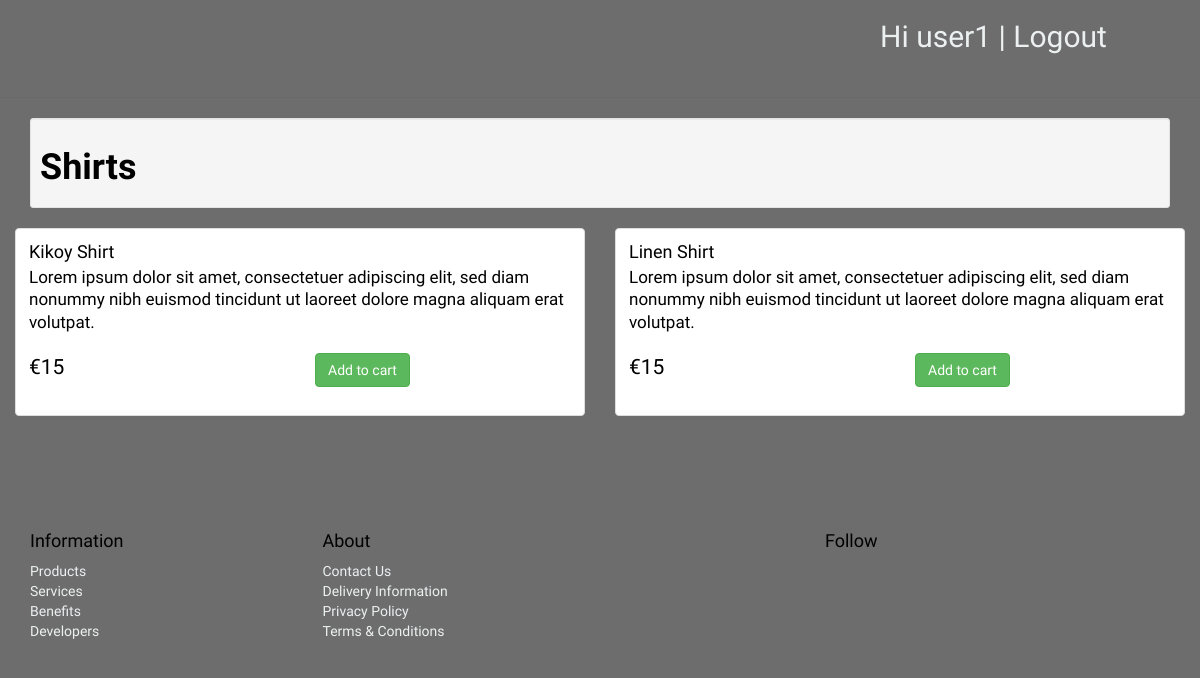
The app's page /ExchangeShop/productList.php?id=CLOTHING01&name=Shirts (signed in) with its own data.
### tables this page shows
CREATE TABLE IF NOT EXISTS `users` (
`user_id` INT( 5 ) NOT NULL AUTO_INCREMENT PRIMARY KEY ,
`username` VARCHAR( 25 ) NOT NULL ,
`email` VARCHAR( 35 ) NOT NULL ,
`password` VARCHAR( 50 ) NOT NULL ,
UNIQUE (`email`)
);

CREATE TABLE IF NOT EXISTS products(id VARCHAR(10) NOT NULL, subCategoryID VARCHAR(10) NOT NULL, name VARCHAR(20) NOT NULL, description TEXT NOT NULL,
		price int NOT NULL, supplierID int NOT NULL, PRIMARY KEY (id) );

### ExchangeShop/productList.php (the view, shortened to what this page needs)
<?php
if(isset($_SESSION['user'])!="")
{
    $res=mysql_query("SELECT * FROM users WHERE user_id=".$_SESSION['user']);
    $userRow=mysql_fetch_array($res);
}
?>
<!DOCTYPE html>
<html lang="en">
<head>
    <link href="css/bootstrap.min.css" rel="stylesheet">
    <link href="css/4-col-portfolio.css" rel="stylesheet">
    <link href="css/styles2.css" rel="stylesheet">
    <link href="css/style1.css" rel="stylesheet">
</head>
<body>
    <nav id="topNav" class="navbar navbar-default navbar-fixed-top">
                        <div id="wrap">
                        <div id="regbar">
                        <div id="navthing">
                            <h2><a href="userProfile.html">Hi <?php echo $userRow['username']; ?> | <a href="signout.php">Logout</a></h2>
                                </div>
                              </div>
                            </div>
    </nav>
            <?php
                $con = new mysqli(SERVER, USER, PASS, DB) or die("Unable to connect, please try again later.");
                $scatID = $_GET["id"];
                $scatname = $_GET["name"];
                $sql = "SELECT * FROM products";
                $result = $con->query($sql);
                echo '<div class="container">
                        <div class="well well-sm">
                            <div id="heading2">
                             <h1> <b>'.$scatname.'</b></h1>
                            </div>
                        </div>';
                echo '<div id="products" class="row list-group">';
                echo '<div class="row">';
            if(($result->num_rows > 0)){
                while($row = mysqli_fetch_array($result))
                {
                    if ($row['subCategoryID']== $scatID){
                        echo '<div class="item  col-xs-6">
                                <div class="thumbnail">
                                    <img class="group list-group-image" src="'.$row["name"].'" alt="" />
                                        <div class="caption">
                                            <h4 class="group inner list-group-item-heading">'.$row["name"].'</h4>
                                            <p class="group inner list-group-item-text">'.$row["description"].'</p><br>
                                            <div class="row">
                                            <div class="col-xs-12 col-md-6">
                                                <p class="lead">€'.$row["price"].'</p>
                                            </div>
                                            <div class="col-xs-12 col-md-6">
                                                <a class="btn btn-success" href="productpage.php?id='.$row["id"].'&name='.$row["name"].'">Add to cart</a>
                                            </div>
                                        </div>
                                    </div>
                                </div>
                             </div>';
                    }
                }
                echo "</div>";
            }
            else {
                    echo "<br>No categories found";
                }
            ?>
        </div>
    </div>
        <footer id="footer">
        <div class="container-fluid">
            <div class="row">
                <div class="col-xs-6 col-sm-3 column">
                    <h4>Information</h4>
                    <ul class="list-unstyled">
                        <li><a href="">Products</a></li>
                        <li><a href="">Services</a></li>
                        <li><a href="">Benefits</a></li>
                        <li><a href="">Developers</a></li>
                    </ul>
                </div>
                <div class="col-xs-6 col-sm-3 column">
                    <h4>About</h4>
                    <ul class="list-unstyled">
                        <li><a href="#">Contact Us</a></li>
                        <li><a href="#">Delivery Information</a></li>
                        <li><a href="#">Privacy Policy</a></li>
                        <li><a href="#">Terms &amp; Conditions</a></li>
                    </ul>
                </div>
                <div class="col-xs-12 col-sm-3 text-right">
                    <h4>Follow</h4>
                    <ul class="list-inline">
                      <li><a rel="nofollow" href="" title="Twitter"><i class="icon-lg ion-social-twitter-outline"></i></a>&nbsp;</li>
                      <li><a rel="nofollow" href="" title="Facebook"><i class="icon-lg ion-social-facebook-outline"></i></a>&nbsp;</li>
                    </ul>
                </div>
            </div>
        </div>
    </footer>
</body>
</html>

### ExchangeShop/css/4-col-portfolio.css (style rules this page uses)
body { padding-top: 70px; }
footer { margin: 50px 0; }

### ExchangeShop/css/styles2.css (style rules this page uses)
html, body { width: 100%; height: 100%; }
body { font-family: 'Questrial','Helvetica Neue',Arial,sans-serif; background-color: #6d6d6d; color: #FFF0F5; webkit-tap-highlight-color: #222; }
a { color: #000000; -webkit-transition: all .35s; -moz-transition: all .35s; transition: all .35s; }
h1,h2,h3,h4,h5,h6 { color: #000000; font-family: 'Questrial','Helvetica Neue',Arial,sans-serif; }
p { color: #000000; font-size: 17px; line-height: 1.7; margin-bottom: 20px; }
footer { padding: 15px; }
.navbar-default { position: static; border-color: rgba(35,35,35,.05); font-family: 'Questrial','Helvetica Neue',Arial,sans-serif; background-color: transparent; -webkit-transition: all .4s; -moz-transition: all .4s; transition: all .4s; max-height: 150px; }

### ExchangeShop/css/style1.css (style rules this page uses)
* { margin: 0; padding: 0; }
body { margin: 0; padding: 0; font-family: 'Questrial','Helvetica Neue',Arial,sans-serif; }
#wrap { margin: 0 auto 30px; }
#regbar { height: 67px; }
#navthing { position: fixed; top: 0; left: 0; z-index: 999; width: 100%; height: 23px; margin-left: 880px; }
h2 { color: #ecf0f1; }
a { color: #ecf0f1; text-decoration: none; }

### records on screen
users: username "user1"
products: name "Kikoy Shirt", description "Lorem ipsum dolor sit amet, consectetuer adipiscing elit, sed diam nonummy nibh euismod tincidunt ut laoreet dolore magna aliquam erat volutpat.", price "15"
products: name "Linen Shirt", description "Lorem ipsum dolor sit amet, consectetuer adipiscing elit, sed diam nonummy nibh euismod tincidunt ut laoreet dolore magna aliquam erat volutpat.", price "15"

### other values on screen
$scatname "Shirts"
